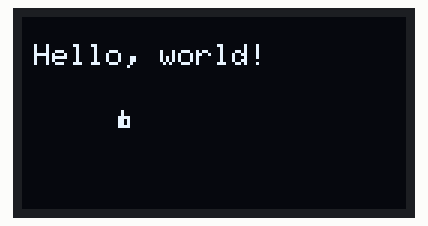
Recording of a sketch running on a simulated Arduboy, built with avr-gcc and run on an emulated ATmega32U4. Shown: 128×64 one-colour display.

Above: at 0.15 s.
At 0.66 s:
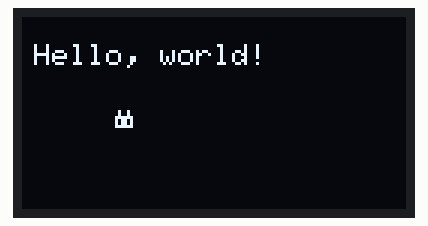

Measured:
- by itself, everything shown: repeats every 0.40 s, in 4 steps

The sketch:

main.ino
```cpp
// (licence header left out)
#include <Arduboy2.h>

// make an instance of arduboy used for many functions
Arduboy2 arduboy;

constexpr uint8_t smallRabbitImageWidth = 8;
constexpr uint8_t smallRabbitImageHeight = 8;
int frame;

const uint8_t smallRabbitImages[] PROGMEM =
{
	// Dimensions
	smallRabbitImageWidth, smallRabbitImageHeight,

	// Frame 0 (North)
	0x00, 0x78, 0x7E, 0x78, 0x78, 0x7E, 0x78, 0x00,

	// Frame 1 (East)
	0x00, 0x00, 0x78, 0x7E, 0x48, 0x78, 0x00, 0x00,

	// Frame 2 (South)
	0x00, 0x78, 0x4E, 0x78, 0x78, 0x4E, 0x78, 0x00,

	// Frame 3 (West)
	0x00, 0x00, 0x78, 0x48, 0x7E, 0x78, 0x00, 0x00,
};

// This function runs once in your game.
// use it for anything that needs to be set only once in your game.
void setup() {
  // initiate arduboy instance
  arduboy.begin();

  // here we set the framerate to 15, we do not need to run at
  // default 60 and it saves us battery life
  arduboy.setFrameRate(10);
}


// our main game loop, this runs once every cycle/frame.
// this is where our game logic goes.
void loop() {
  // pause render until it's time for the next frame
  if (!(arduboy.nextFrame()))
    return;

  frame++;
  if (frame == 4) frame = 0;

  // first we clear our screen to black
  arduboy.clear();

  // we set our cursor 5 pixels to the right and 10 down from the top
  // (positions start at 0, 0)
  arduboy.setCursor(4, 9);

  // then we print to screen what is in the Quotation marks ""
  arduboy.print(F("Hello, world!"));

  Sprites::drawOverwrite(30, 30, smallRabbitImages, frame);

  // then we finaly we tell the arduboy to display what we just wrote to the display
  arduboy.display();
}
```
